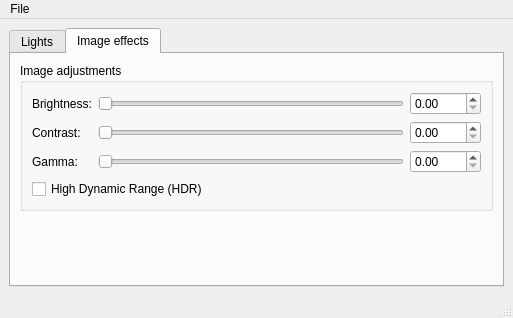
<?xml version="1.0" encoding="UTF-8"?>
<ui version="4.0">
 <class>MainWindow</class>
 <widget class="QMainWindow" name="MainWindow">
  <property name="geometry">
   <rect>
    <x>0</x>
    <y>0</y>
    <width>513</width>
    <height>318</height>
   </rect>
  </property>
  <property name="windowTitle">
   <string>MainWindow</string>
  </property>
  <widget class="QWidget" name="centralwidget">
   <layout class="QVBoxLayout" name="verticalLayout">
    <item>
     <widget class="QTabWidget" name="tabWidget">
      <property name="currentIndex">
       <number>1</number>
      </property>
      <widget class="QWidget" name="tabLights">
       <attribute name="title">
        <string>Lights</string>
       </attribute>
       <layout class="QVBoxLayout" name="verticalLayout_2"/>
      </widget>
      <widget class="QWidget" name="tabEffects">
       <attribute name="title">
        <string>Image effects</string>
       </attribute>
       <layout class="QVBoxLayout" name="verticalLayout_3">
        <item>
         <widget class="QGroupBox" name="groupBox_ImageAdjustments">
          <property name="title">
           <string>Image adjustments</string>
          </property>
          <layout class="QVBoxLayout" name="verticalLayout_4">
           <item>
            <layout class="QGridLayout" name="gridLayout">
             <item row="1" column="2">
              <widget class="QDoubleSpinBox" name="spinbox_contrast">
               <property name="prefix">
                <string/>
               </property>
               <property name="suffix">
                <string/>
               </property>
               <property name="decimals">
                <number>2</number>
               </property>
               <property name="maximum">
                <double>1000.000000000000000</double>
               </property>
               <property name="singleStep">
                <double>0.100000000000000</double>
               </property>
              </widget>
             </item>
             <item row="2" column="2">
              <widget class="QDoubleSpinBox" name="spinbox_gamma">
               <property name="prefix">
                <string/>
               </property>
               <property name="suffix">
                <string/>
               </property>
               <property name="decimals">
                <number>2</number>
               </property>
               <property name="maximum">
                <double>1000.000000000000000</double>
               </property>
               <property name="singleStep">
                <double>0.100000000000000</double>
               </property>
              </widget>
             </item>
             <item row="2" column="0">
              <widget class="QLabel" name="label_4">
               <property name="text">
                <string>Gamma:</string>
               </property>
              </widget>
             </item>
             <item row="0" column="2">
              <widget class="QDoubleSpinBox" name="spinbox_brightness">
               <property name="prefix">
                <string/>
               </property>
               <property name="suffix">
                <string/>
               </property>
               <property name="decimals">
                <number>2</number>
               </property>
               <property name="maximum">
                <double>1000.000000000000000</double>
               </property>
               <property name="singleStep">
                <double>0.100000000000000</double>
               </property>
              </widget>
             </item>
             <item row="0" column="0">
              <widget class="QLabel" name="label">
               <property name="text">
                <string>Brightness:</string>
               </property>
              </widget>
             </item>
             <item row="1" column="1">
              <widget class="QSlider" name="slider_contrast">
               <property name="maximum">
                <number>200</number>
               </property>
               <property name="orientation">
                <enum>Qt::Horizontal</enum>
               </property>
              </widget>
             </item>
             <item row="0" column="1">
              <widget class="QSlider" name="slider_brightness">
               <property name="maximum">
                <number>200</number>
               </property>
               <property name="singleStep">
                <number>1</number>
               </property>
               <property name="orientation">
                <enum>Qt::Horizontal</enum>
               </property>
              </widget>
             </item>
             <item row="1" column="0">
              <widget class="QLabel" name="label_3">
               <property name="text">
                <string>Contrast:</string>
               </property>
              </widget>
             </item>
             <item row="2" column="1">
              <widget class="QSlider" name="slider_gamma">
               <property name="maximum">
                <number>200</number>
               </property>
               <property name="orientation">
                <enum>Qt::Horizontal</enum>
               </property>
              </widget>
             </item>
            </layout>
           </item>
           <item>
            <widget class="QCheckBox" name="checkbox_hdr">
             <property name="text">
              <string>High Dynamic Range (HDR)</string>
             </property>
            </widget>
           </item>
          </layout>
         </widget>
        </item>
        <item>
         <spacer name="verticalSpacer">
          <property name="orientation">
           <enum>Qt::Vertical</enum>
          </property>
          <property name="sizeHint" stdset="0">
           <size>
            <width>20</width>
            <height>40</height>
           </size>
          </property>
         </spacer>
        </item>
       </layout>
      </widget>
     </widget>
    </item>
   </layout>
  </widget>
  <widget class="QMenuBar" name="menubar">
   <property name="geometry">
    <rect>
     <x>0</x>
     <y>0</y>
     <width>513</width>
     <height>21</height>
    </rect>
   </property>
   <widget class="QMenu" name="menuFile">
    <property name="title">
     <string>File</string>
    </property>
    <addaction name="actionLoad_settings"/>
    <addaction name="actionSave_settings"/>
    <addaction name="actionSave_settings_as"/>
   </widget>
   <addaction name="menuFile"/>
  </widget>
  <widget class="QStatusBar" name="statusbar"/>
  <action name="actionLoad_settings">
   <property name="text">
    <string>Load settings...</string>
   </property>
  </action>
  <action name="actionSave_settings">
   <property name="text">
    <string>Save settings...</string>
   </property>
  </action>
  <action name="actionSave_settings_as">
   <property name="text">
    <string>Save settings as...</string>
   </property>
  </action>
 </widget>
 <resources/>
 <connections/>
</ui>
